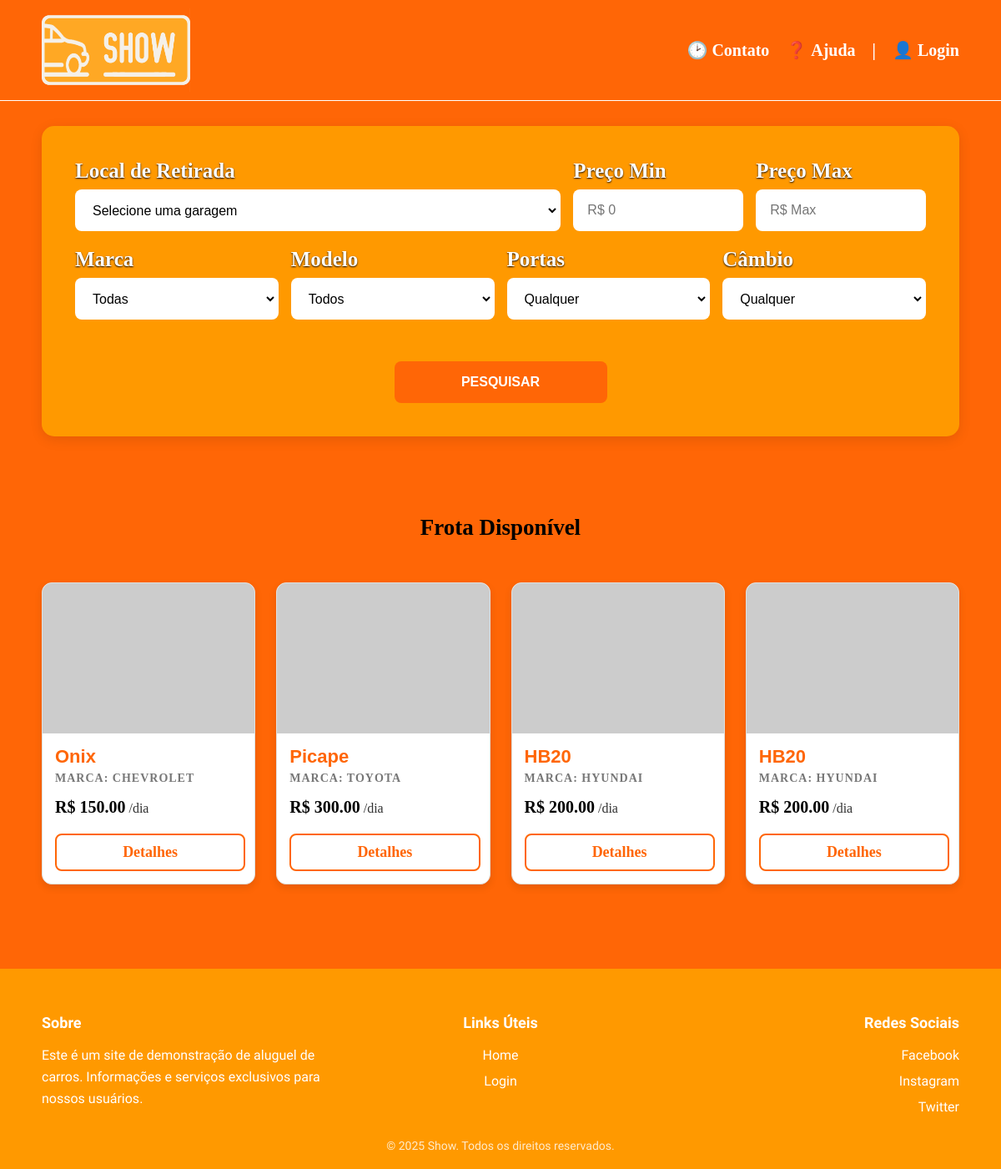
The page / on the database its author committed.
### projeto_agostinhov1.1/models.py (models this page shows, shortened)
class Veiculo(Base):
    __tablename__ = "veiculos"
    id = Column("id", Integer, primary_key=True, autoincrement=True)
    portas = Column("portas", Integer, nullable=False)
    preco_diaria = Column("preco_diaria", Numeric(10, 2), nullable=False)
    placa = Column("placa", String(7), nullable=False)
    cor = Column("cor", String(100), nullable=False)
    preco_compra = Column("preco_compra", Numeric(10, 2), nullable=False)
    capacidade_pessoas = Column("capacidade_pessoas", Integer, nullable=False)
    quilometragem = Column("quilometragem", Integer, nullable=False)
    cambio = Column("cambio", String(100), nullable=False)
    airbags = Column("airbags", Boolean, nullable=False)
    ar_condicionado = Column("ar_condicionado", Boolean, nullable=False)
    disponivel = Column("disponivel", Boolean, nullable=False)
    id_fornecedor = Column("id_fornecedor", Integer, ForeignKey("fornecedores.id"), nullable=False)
    id_garagem = Column("id_garagem", Integer, ForeignKey("garagens.id"), nullable=False)
    id_plano_seguro = Column("id_plano_seguro", Integer, ForeignKey("plano_seguros.id"), nullable=False)
    id_marca = Column("id_marca", Integer, ForeignKey("marcas.id"), nullable=False)
    id_modelo = Column("id_modelo", Integer, ForeignKey("modelos.id"), nullable=False)
    id_categoria = Column("id_categoria", Integer, ForeignKey("categorias.id"), nullable=False)
    id_combustivel = Column("id_combustivel", Integer, ForeignKey("combustiveis.id"), nullable=False)

class Modelo(Base):
    __tablename__ = "modelos"
    id = Column("id", Integer, primary_key=True, autoincrement=True)
    nome = Column("nome", String(255), nullable=False)
    descricao = Column("descricao", String(255))

class Marca(Base):
    __tablename__ = "marcas"
    id = Column("id", Integer, primary_key=True, autoincrement=True)
    nome = Column("nome", String(255), nullable=False)
    descricao = Column("descricao", String(255))

### projeto_agostinhov1.1/app.py (the view)
@app.route("/", methods=["GET","POST"])
def pagina_inicial():
    sessao =Sessao()
    carros_filtrados_ids = session.get("carros_filtrados_ids")
    if carros_filtrados_ids==[]:
        carros = []
        mensagem = "Sua filtragem não encontrou resultados, tente outra combinção de filtragem"
        print("Nenhum carro cumpre os filtros")
    elif carros_filtrados_ids is not None:
        carros = sessao.query(Veiculo).filter(Veiculo.id.in_(carros_filtrados_ids)).all()
        print("OIIIIIIIIIIIII")
        mensagem = ""
    else:
        carros = sessao.query(Veiculo).all()
        mensagem=""
    modelos = sessao.query(Modelo).all()
    marcas = sessao.query(Marca).all()
    garagens = sessao.query(Garagem).all()
    local_retirada = session.get("local_retirada")
    valor_maximo = session.get("valor_maximo")
    valor_minimo = session.get("valor_minimo")
    porta = session.get("porta")
    cambio = session.get("cambio")
    marca = session.get("marca")
    modelo = session.get("modelo")
    usuario = session.get("id_usuario")
    if session.get("cargo"):
        funcionario = sessao.query(Funcionario).filter_by(id = session.get("id_usuario")).first()
        if funcionario:
            cargo = funcionario.cargo
        else:
            cargo=None
    else:
        cargo=None
    sessao.close()
    return render_template("pagina_inicial.html", carros_cadastrados=carros, cargo = cargo, modelos = modelos, marcas = marcas, garagens = garagens, local_retirada=local_retirada,valor_maximo=valor_maximo,valor_minimo=valor_minimo,porta=porta,cambio=cambio,modelo=modelo,marca=marca, mensagem=mensagem, usuario = usuario)

### projeto_agostinhov1.1/templates/pagina_inicial.html (shortened to what this page needs)
{% extends "base.html" %}
{% block conteudo_principal %}
<div class="painel_pesquisa">
    <form class="formulario_pesquisa" action="/filtrar" method="post">
        <div class="linha_form">
            <div class="grupo_input largo">
                <label>Local de Retirada</label>
                <select name="local_retirada">
                    <option value="">Selecione uma garagem</option>
                </select>
            </div>
            <div class="grupo_input pequeno">
                <label>Preço Min</label>
                <input name="minimo" type="number" placeholder="R$ 0"/>
            </div>
            <div class="grupo_input pequeno">
                <label>Preço Max</label>
                <input name="maximo" type="number" placeholder="R$ Max"/>
            </div>
        </div>
        <div class="linha_form">
            <div class="grupo_input medio">
                <label>Marca</label>
                <select name="marca">
                    <option value="">Todas</option>
                </select>
            </div>
            <div class="grupo_input medio">
                <label>Modelo</label>
                <select name="modelo">
                    <option value="">Todos</option>
                </select>
            </div>
            <div class="grupo_input medio">
                <label>Portas</label>
                <select name="porta">
                    <option value="">Qualquer</option>
                </select>
            </div>
            <div class="grupo_input medio">
                <label>Câmbio</label>
                <select name="cambio">
                    <option value="">Qualquer</option>
                </select>
            </div>
        </div>
        <div class="linha_form centralizar_botao">
            <button type="submit" class="btn_pesquisar">PESQUISAR</button>
        </div>
    </form>
</div>
<br><br>
{% if carros_cadastrados %}
    <h2 style="text-align: center; margin-bottom: 30px;">Frota Disponível</h2>
    <div class="frota_container">
        {% for carro in carros_cadastrados %}
            {% if carro and carro.disponivel %}
                <div class="card_carro">
                    <div class="card_img_wrapper">
                        <img src="{{ url_for('static', filename='imagens/' ~ carro.id_modelo|lower ~ '.jpg') }}"
                             alt="Foto do {{ carro.id_modelo }}"
                             onerror="this.onerror=null;this.src='https://via.placeholder.com/300x200?text=Sem+Foto';">
                    </div>
                    <div class="card_info">
                        {% for modelo in modelos %}
                         {% if carro.id_modelo == modelo.id %}
                            <h3 class="card_modelo">{{ modelo.nome }}</h3>
                        {% endif %}
                        {% endfor %}
                        {% for marca in marcas %}
                        {% if carro.id_marca == marca.id %}
                        <p class="card_marca">Marca: {{ marca.nome }}</p>
                        {% endif %}
                        {% endfor %}
                        <div class="card_preco">
                            <span>R$ {{ carro.preco_diaria }}</span> /dia
                        </div>
                        <a href="{{ url_for('detalhar_carro', carro_id = carro.id) }}" class="botao_detalhes">Detalhes</a>
                    </div>
                </div>
            {% endif %}
        {% endfor %}
    </div>
{% endif %}
    <br>
{% endblock %}

### projeto_agostinhov1.1/templates/base.html (shortened to what this page needs)
<!DOCTYPE html>
<html lang="pt-BR">
<head>
    <link rel="stylesheet" href="{{ url_for('static', filename='estilo.css') }}">
</head>
<body>
        <header>
        <div class="container">
            <a href="/" class="logo">
                <img src="{{ url_for('static', filename='imagens/Isologo Show.png') }}" alt="Show" />
            </a>
            <nav>
                <a href="#" class="icon-contato">Contato</a>
                <a href="#" class="icon-ajuda">Ajuda</a>
                <span>|</span>
                {% if usuario %}
                <a href="/perfil">Perfil</a>
                {% else %}
                <a href="/login" class="icon-login">Login</a>
                {% endif %}
            </nav>
        </div>
    </header>
    <main>
        <div class="conteudo_principal">
        {% block conteudo_principal %}{% endblock %}
        </div>
    </main>
    <footer>
    <div class="footer_container">
        <div class="footer_section">
            <h4>Sobre</h4>
            <p>Este é um site de demonstração de aluguel de carros. Informações e serviços exclusivos para nossos usuários.</p>
        </div>
        <div class="footer_section">
            <h4>Links Úteis</h4>
            <ul>
                <li><a href="/">Home</a></li>
                <li><a href="/login">Login</a></li>
            </ul>
        </div>
        <div class="footer_section">
            <h4>Redes Sociais</h4>
            <ul class="socials">
                <li><a href="#">Facebook</a></li>
                <li><a href="#">Instagram</a></li>
                <li><a href="#">Twitter</a></li>
            </ul>
        </div>
    </div>
    <div class="footer_bottom">
        &copy; 2025 Show. Todos os direitos reservados.
    </div>
</footer>
</body>
</html>

### rows shown on the page
Veiculo: disponivel True (drawn), preco_diaria "150.00"
Modelo: nome "Onix"
Marca: nome "CHEVROLET"
Veiculo: disponivel True (drawn), preco_diaria "300.00"
Modelo: nome "Picape"
Marca: nome "TOYOTA"
Veiculo: disponivel True (drawn), preco_diaria "200.00"
Modelo: nome "HB20"
Marca: nome "HYUNDAI"
Veiculo: disponivel True (drawn), preco_diaria "200.00"
